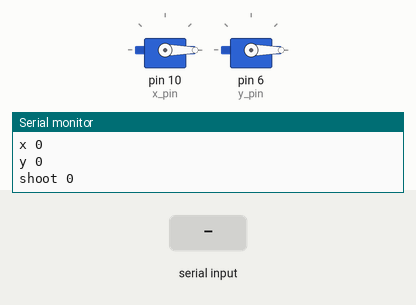
Bench run of a sketch on a simulated Arduino Uno, built with avr-gcc and run on an emulated ATmega328P. Shown: 2 × servo, the last lines printed to the serial monitor. Inputs (shaded band) come from the test bench.

Above: at 1.2 s.
1.3 s: "90:45:200\n" received over Serial
At 3.5 s:
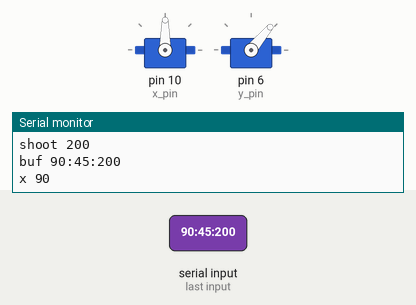
3.8 s: "30:150:10\n" received over Serial
At 6.0 s:
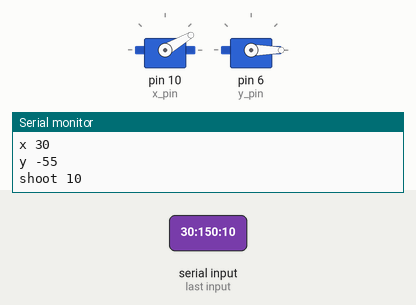
6.3 s: "0\n" received over Serial
At 8.4 s:
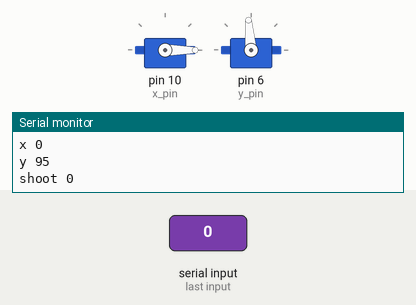
8.8 s: "90:45\n" received over Serial
At 9.83 s:
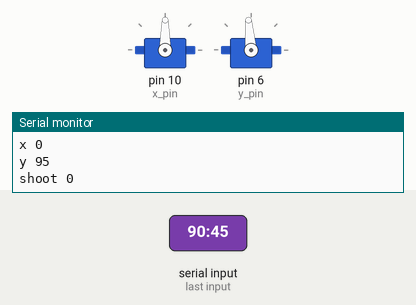
11.3 s: "1\n" received over Serial
At 12.36 s:
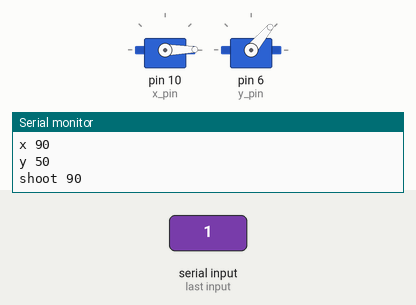
13.9 s: "30:150\n" received over Serial
At 14.93 s:
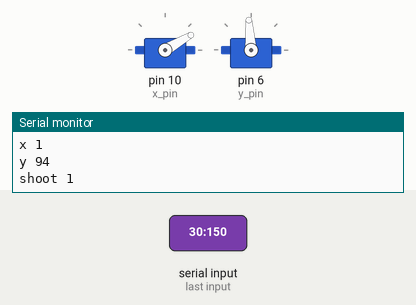
Timing chart, 0 to 16.9 s (numbered marks = the images above; inputs shaded):
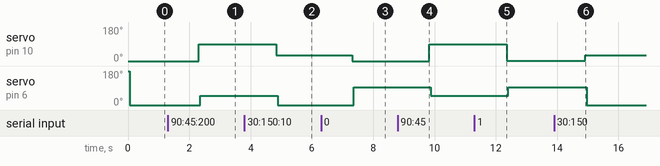

The sketch:

servo.ino
```cpp
#include <Servo.h>
#define x_home 90
#define y_home 180
#define x_pin 10
#define y_pin 6 // left - inverted
#define light_pin 5

Servo x_mov;
Servo y_mov;

String buf;
int x_val;
int y_val;
int shoot;

void setup() {
  Serial.begin(9600);
  x_mov.attach(x_pin);
  y_mov.attach(y_pin);

  x_mov.write(x_home);
  y_mov.write(y_home);
}

String delimiter(String in, int order) {
  int colonIndex = in.indexOf(':');
  int colonIndexTwo = in.indexOf(':', colonIndex +1);
  //int check = in.indexOf(':',colonIndex +1);
  //check = in.indexOf(':',check + 1); // checks if there are too many colons and serial was disrupted
//  Serial.print("check "); Serial.println(check);
  if(order == 0) { // x_val
    return in.substring(0, colonIndex);
  /*} else if (order == 1){ //y_val
    if(check != -1) {// serial is disrupted
      return in.substring(check + 1);
    } else {// serial is properly sent
      return in.substring(colonIndex + 1);
    }
  } else if (order == 2) { // shoot
      if(check != -1) {// serial is disrupted
        return in.substring(check + 1);
      } else {// serial is properly sent
        return in.substring(colonIndex+ 1);
      }
  }*/
  } else if(order == 1) {
    return in.substring(colonIndex + 1, colonIndexTwo);
  }else {
    return in.substring(colonIndexTwo + 1);
  }
}

void serialEvent() {
    buf  = Serial.readString();
    x_val = delimiter(buf,0).toInt();
    y_val =  180-85-delimiter(buf,1).toInt(); //only for left
    shoot = delimiter(buf,2).toInt();
}


void loop(){
    x_mov.write(x_val);
    delay(50); // delay causes serial disruption, but necessary for y_mov
    y_mov.write(y_val);
    if(shoot == 1) {
      digitalWrite(light_pin, HIGH);
    } else {
      digitalWrite(light_pin, LOW);
    }

    Serial.print("buf "); Serial.println(buf);
    Serial.print("x "); Serial.println(x_val);
    Serial.print("y "); Serial.println(y_val);
    Serial.print("shoot "); Serial.println(shoot);
}
```

Measured:
- after the input at 1.3 s, servo on pin 10 (x_pin): 0° → 90° after 1.0 s; servo on pin 6 (y_pin): 0° → 50° after 1.1 s
- after the input at 3.8 s, servo on pin 10 (x_pin): 90° → 30° after 1.0 s; servo on pin 6 (y_pin): 50° → 0° after 1.1 s
- after the input at 6.3 s, servo on pin 10 (x_pin): 30° → 0° after 1.0 s; servo on pin 6 (y_pin): 0° → 95° after 1.1 s
- after the input at 8.8 s, servo on pin 10 (x_pin): 0° → 90° after 1.0 s; servo on pin 6 (y_pin): 95° → 50° after 1.1 s
- after the input at 11.3 s, servo on pin 10 (x_pin): 90° → 1° after 1.1 s; servo on pin 6 (y_pin): 50° → 94° after 1.1 s
- after the input at 13.9 s, servo on pin 10 (x_pin): 1° → 30° after 1.0 s; servo on pin 6 (y_pin): 94° → 0° after 1.1 s
